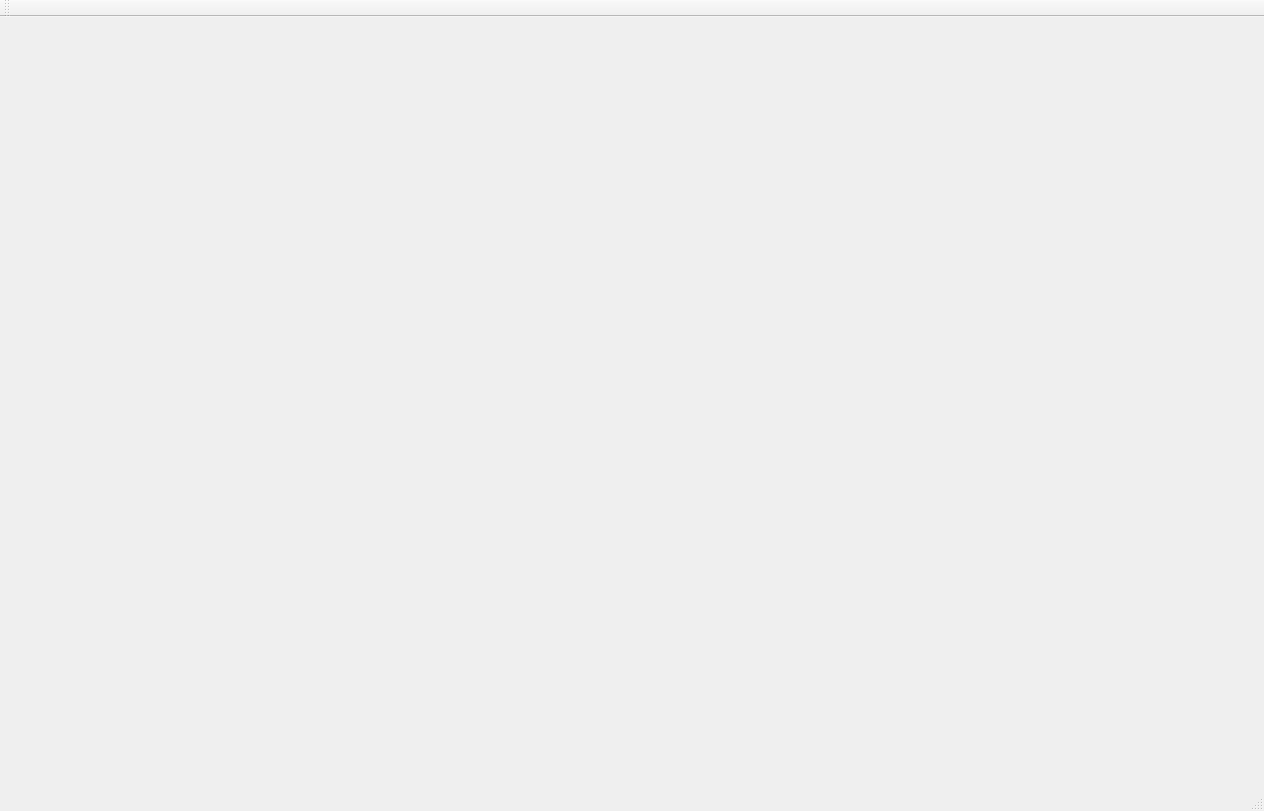
<?xml version="1.0" encoding="UTF-8"?>
<ui version="4.0">
 <class>MainWindowClass</class>
 <widget class="QMainWindow" name="MainWindowClass">
  <property name="geometry">
   <rect>
    <x>0</x>
    <y>0</y>
    <width>1264</width>
    <height>811</height>
   </rect>
  </property>
  <property name="windowTitle">
   <string>MainWindow</string>
  </property>
  <widget class="QDirect3D10Widget" name="view"/>
  <widget class="QMenuBar" name="menuBar">
   <property name="geometry">
    <rect>
     <x>0</x>
     <y>0</y>
     <width>1264</width>
     <height>21</height>
    </rect>
   </property>
  </widget>
  <widget class="QToolBar" name="mainToolBar">
   <attribute name="toolBarArea">
    <enum>TopToolBarArea</enum>
   </attribute>
   <attribute name="toolBarBreak">
    <bool>false</bool>
   </attribute>
  </widget>
  <widget class="QStatusBar" name="statusBar"/>
 </widget>
 <layoutdefault spacing="6" margin="11"/>
 <customwidgets>
  <customwidget>
   <class>QDirect3D10Widget</class>
   <extends>QWidget</extends>
   <header>QDirect3D10Widget.h</header>
   <container>1</container>
  </customwidget>
 </customwidgets>
 <connections/>
</ui>
